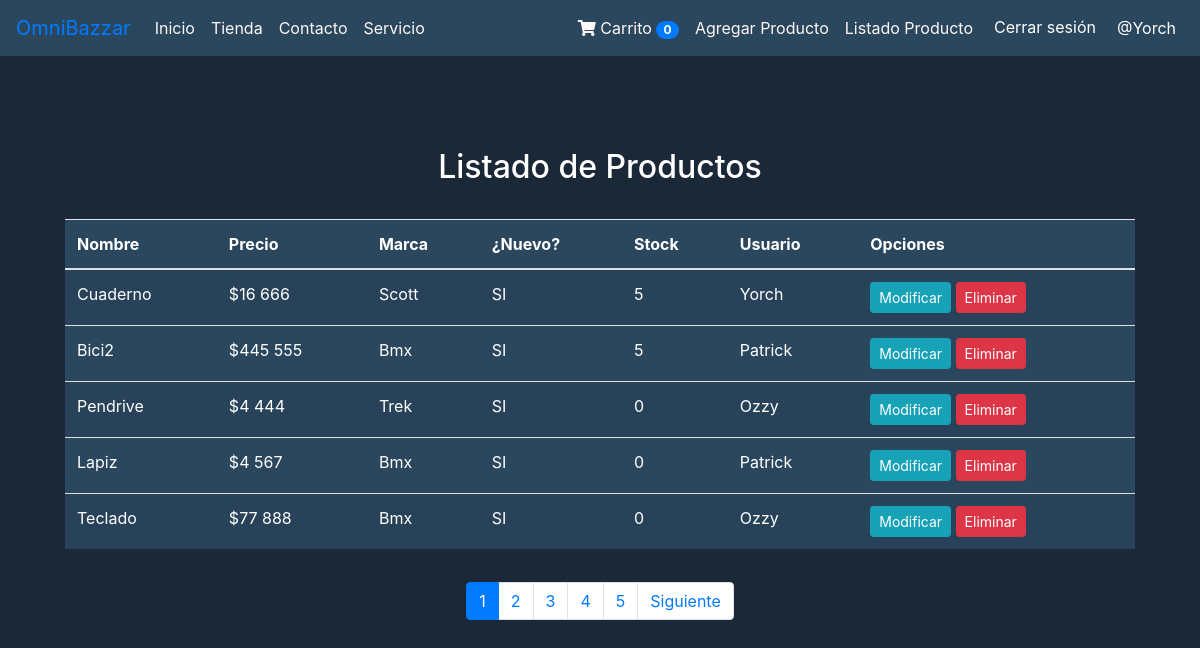
The app's page /listar-productos/ (signed in) with its own data.
### productos/models.py (models this page shows, shortened)
class Producto(models.Model):
    nombre = models.CharField(max_length=50)
    precio = models.IntegerField()
    descripcion = models.TextField()
    nuevo = models.BooleanField()
    marca = models.ForeignKey(Marca, on_delete=models.PROTECT)
    fecha_fabricacion = models.DateField()
    imagen = models.ImageField(upload_to="productos", null=True)
    stock = models.IntegerField(default=0, verbose_name='Stock')
    usuario = models.ForeignKey(User, on_delete=models.CASCADE, null=True, blank=True)

class Marca(models.Model):
    nombre = models.CharField(max_length=50)
    def __str__(self):
        return self.nombre

### productos/views.py (the view)
# urls.py: path('listar-productos/', listar_productos, name='listar_productos'),
def listar_productos(request):
    if request.user.is_superuser:
        productos = Producto.objects.all()
    else:
        productos = Producto.objects.filter(usuario=request.user)
    page = request.GET.get('page', 1)
    try:
        paginator = Paginator(productos, 5)
        productos = paginator.page(page)
    except:
        raise Http404
    data = {
        'entity': productos,
        'paginator': paginator,
        'is_admin': request.user.is_superuser
    }
    return render(request, 'agregacion/listar.html', data)

### productos/templates/agregacion/listar.html (shortened to what this page needs)
{% extends "productos/base.html" %}
{% block content %}
{% load humanize %}
<center>
<div class="container mt-5">
        <div class="card-body">
            <h2 style="color: white;">Listado de Productos</h2>
            <hr>
            <div class="table-responsive">
                <table class="table table-striped table-hover table-responsive-sm mx-auto" style="max-width: 100%; background-color: #2a475e;">
                    <thead>
                        <tr style="color: white;">
                            <th>Nombre</th>
                            <th>Precio</th>
                            <th>Marca</th>
                            <th>¿Nuevo?</th>
                            <th>Stock</th>
                            {% if is_admin %}
                            <th>Usuario</th>
                            {% endif %}
                            <th>Opciones</th>
                        </tr>
                    </thead>
                    <tbody>
                        {% for p in entity %}
                        <tr style="color: white;">
                            <td>{{ p.nombre | title }}</td>
                            <td>${{ p.precio | intcomma }}</td>
                            <td>{{ p.marca | title }}</td>
                            <td>
                                {% if p.nuevo %}
                                SI
                                {% else %}
                                NO
                                {% endif %}
                            </td>
                            <td>{{ p.stock }}</td>
                            {% if is_admin %}
                            <td>{{ p.usuario.username }}</td>
                            {% endif %}
                            <td>
                                {% if perms.productos.change_producto %}
                                <a href="{% url 'modificar_producto' p.id %}" class="btn btn-info btn-sm">Modificar</a>
                                {% endif %}
                                {% if perms.productos.delete_producto %}
                                <a href="#" onclick="eliminarProducto({{ p.id }})" class="btn btn-danger btn-sm">Eliminar</a>
                                {% endif %}
                            </td>
                        </tr>
                        {% endfor %}
                    </tbody>
                </table>
                <hr>
                <div>
                    {% include 'productos/paginator.html' %}
                </div>
            </div>
        </div>
</div>
</center>
{% endblock %}

### productos/templates/productos/base.html (shortened to what this page needs)
<!DOCTYPE html>
<html lang="en">
<head>
  <link rel="stylesheet" href="https://cdn.jsdelivr.net/npm/bootstrap@4.6.2/dist/css/bootstrap.min.css">
  {% load static %}
  <link rel="stylesheet" href="{% static 'productos/css/styles.css' %}">
  <link rel="stylesheet" href="https://cdnjs.cloudflare.com/ajax/libs/font-awesome/5.15.4/css/all.min.css">
</head>
<body class="body">
  <nav class="navbar navbar-expand-sm navbar-custom">
    <a class="navbar-brand" href="#">OmniBazzar</a>
    <div class="collapse navbar-collapse" id="navbarNav">
      <ul class="navbar-nav mr-auto">
        <li class="nav-item">
          <a class="nav-link" href="{% url 'home' %}">Inicio</a>
        </li>
        <li class="nav-item">
          <a class="nav-link" href="{% url 'Tienda' %}">Tienda</a>
        </li>
        <li class="nav-item">
          <a class="nav-link" href="{% url 'Contacto' %}">Contacto</a>
        </li>
        <li class="nav-item">
          <a class="nav-link" href="{% url 'servicio' %}">Servicio</a>
        </li>
      </ul>
      <ul class="navbar-nav ml-auto">
        <li class="nav-item">
          <a class="nav-link" href="#">
            <i class="fas fa-shopping-cart"></i> Carrito
            <span id="cart-count" class="badge badge-pill badge-primary">0</span>
        </a>
      </li>
        {% if perms.productos.add_producto %}
        <li class="nav-item">
          <a href="{% url 'agregar_producto' %}" class="nav-link">Agregar Producto</a>
        </li>
        {% endif %}
        {% if perms.productos.view_producto %}
        <li class="nav-item">
          <a href="{% url 'listar_productos' %}" class="nav-link">Listado Producto</a>
        </li>
        {% endif %}
        {% if user.is_authenticated %}
        <li class="nav-item">
          <form action="{% url 'logout' %}" method="post" class="form-inline">
            <button type="submit" class="btn btn-link text-white">Cerrar sesión</button>
          </form>
        </li>
        <li class="nav-item">
          <a href="{% url 'profile' %}" class="nav-link text-white">@{{ user.username }}</a>
        </li>
        {% else %}
        <li class="nav-item">
          <a href="{% url 'login' %}" class="btn btn-link text-white">Iniciar sesión</a>
        </li>
        {% endif %}
      </ul>
    </div>
  </nav>
  <br>
  {% block content %}
  {% endblock %}
</body>
</html>

### productos/static/productos/css/styles.css (style rules this page uses)
.body { background-color: #1b2838; }

### productos/templates/productos/base.html (style rules this page uses)
.navbar-custom { background-color: #2a475e; }
.navbar-custom .nav-link { color: rgb(255, 246, 246); }

### records on screen
Producto: nombre "Cuaderno", precio "16 666", marca "Scott", nuevo "SI", stock "5", usuario.username "Yorch"
Producto: nombre "Bici2", precio "445 555", marca "Bmx", nuevo "SI", stock "5", usuario.username "Patrick"
Producto: nombre "Pendrive", precio "4 444", marca "Trek", nuevo "SI", stock "0", usuario.username "Ozzy"
Producto: nombre "Lapiz", precio "4 567", marca "Bmx", nuevo "SI", stock "0", usuario.username "Patrick"
Producto: nombre "Teclado", precio "77 888", marca "Bmx", nuevo "SI", stock "0", usuario.username "Ozzy"

### other values on screen
{{ user.username }} "Yorch"
{{ page }} "1" "2" "3" "4" "5"
